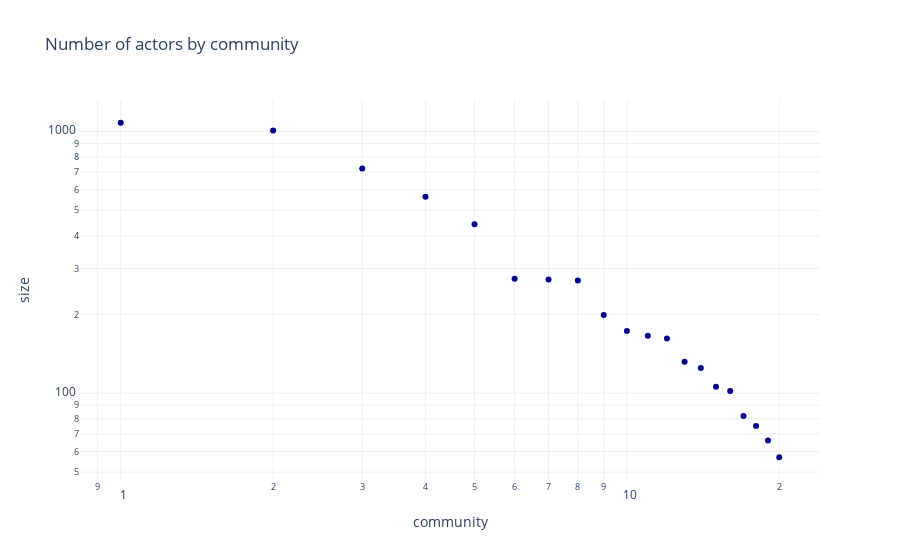

Notebook source saved alongside this figure:
### Code cell
#df = px.data.com_sizes() # iris is a pandas DataFrame
fig = px.scatter(community_sizes, x='community',y='size',
                    title='Number of actors by community',log_x=True,log_y=True,labels=('Community label','Number of actors'),
                    template= 'plotly_white',color_discrete_sequence=['darkblue'])
fig.show()
#fig.write_html('C:/Users/Public/ADA2022/weloic.github.io/_includes/community_sizes_scatter.html')

### Figure 1 — Plotly figure (JSON) as saved in the notebook; plotly's stock layout.template omitted (floating-point values rounded to 4 significant figures)
{"data": [{"hovertemplate": "community=%{x}<br>size=%{y}<extra></extra>", "legendgroup": "", "marker": {"color": "darkblue", "symbol": "circle"}, "mode": "markers", "name": "", "orientation": "v", "showlegend": false, "type": "scatter", "x": [1, 2, 3, 4, 5, 6, 7, 8, 9, 10, 11, 12, 13, 14, 15, 16, 17, 18, 19, 20], "xaxis": "x", "y": [1080, 1009, 722, 563, 442, 274, 272, 270, 199, 173, 166, 162, 132, 125, 106, 102, 82, 75, 66, 57], "yaxis": "y"}], "layout": {"legend": {"tracegroupgap": 0}, "title": {"text": "Number of actors by community"}, "xaxis": {"anchor": "y", "domain": [0, 1], "title": {"text": "community"}, "type": "log"}, "yaxis": {"anchor": "x", "domain": [0, 1], "title": {"text": "size"}, "type": "log"}}}
